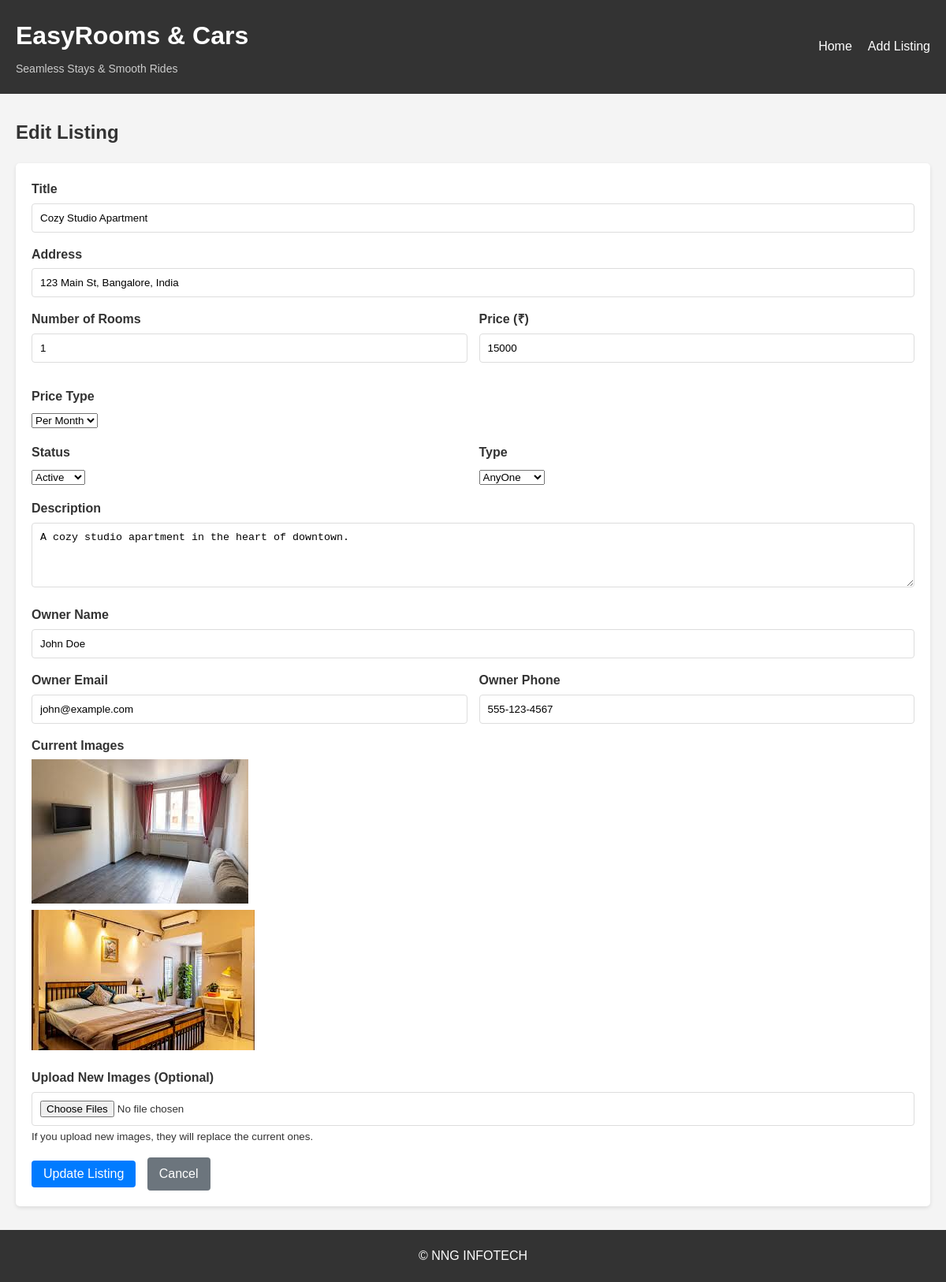
Screenshot of /edit/1 with the database file from the repository.
### app.py (models this page shows)
class Listing(db.Model):
    id = db.Column(db.String(36), primary_key=True)
    title = db.Column(db.String(100), nullable=False)
    address = db.Column(db.String(200), nullable=False)
    rooms = db.Column(db.Integer, nullable=False)
    price = db.Column(db.Integer, nullable=False)
    price_type = db.Column(db.String(10), default='month')  # 'month' or 'day'
    description = db.Column(db.Text, nullable=False)
    owner_name = db.Column(db.String(100), nullable=False)
    owner_email = db.Column(db.String(100), nullable=False)
    owner_phone = db.Column(db.String(20), nullable=False)
    status = db.Column(db.String(20), nullable=False)
    type = db.Column(db.String(20), nullable=False)
    created_at = db.Column(db.DateTime, default=datetime.utcnow)
    updated_at = db.Column(db.DateTime, default=datetime.utcnow, onupdate=datetime.utcnow)
    images = db.relationship('Image', backref='listing', lazy=True, cascade="all, delete-orphan")
    def to_dict(self):
        return {
            'id': self.id,
            'title': self.title,
            'address': self.address,
            'rooms': self.rooms,
            'price': self.price,
            'price_type': self.price_type,
            'description': self.description,
            'owner_name': self.owner_name,
            'owner_email': self.owner_email,
            'owner_phone': self.owner_phone,
            'status': self.status,
            'type': self.type,
            'images': [image.filename for image in self.images]
        }

class Image(db.Model):
    id = db.Column(db.Integer, primary_key=True)
    filename = db.Column(db.String(255), nullable=False)
    listing_id = db.Column(db.String(36), db.ForeignKey('listing.id'), nullable=False)
    created_at = db.Column(db.DateTime, default=datetime.utcnow)

### app.py (the view, shortened to what this page needs)
@app.route('/edit/<listing_id>', methods=['GET', 'POST'])
def edit_listing(listing_id):
    listing = Listing.query.get_or_404(listing_id)
    return render_template('edit_listing.html', listing=listing.to_dict())

### templates/edit_listing.html (shortened to what this page needs)
{% extends 'base.html' %}
{% block content %}
    <h2>Edit Listing</h2>
    <form method="POST" enctype="multipart/form-data" class="listing-form">
        <div class="form-group">
            <label for="title">Title</label>
            <input type="text" id="title" name="title" value="{{ listing.title }}" required>
        </div>
        <div class="form-group">
            <label for="address">Address</label>
            <input type="text" id="address" name="address" value="{{ listing.address }}" required>
        </div>
        <div class="form-row">
            <div class="form-group">
                <label for="rooms">Number of Rooms</label>
                <input type="number" id="rooms" name="rooms" min="0" value="{{ listing.rooms }}" required>
            </div>
            <div class="form-group">
                <label for="price">Price (₹)</label>
                <input type="number" id="price" name="price" min="1" value="{{ listing.price }}" required>
            </div>
            <div class="form-group">
                <label for="price_type">Price Type</label>
                <select id="price_type" name="price_type" required>
                    <option value="month" {% if listing.price_type == 'month' %}selected{% endif %}>Per Month</option>
                </select>
            </div>
        </div>
        <div class="form-row">
            <div class="form-group">
                <label for="status">Status</label>
                <select id="status" name="status" required>
                    <option value="Active" {% if listing.status == 'Active' %}selected{% endif %}>Active</option>
                </select>
            </div>
            <div class="form-group">
                <label for="type">Type</label>
                <select id="type" name="type" required>
                    <option value="AnyOne" {% if listing.type == 'AnyOne' %}selected{% endif %}>AnyOne</option>
                </select>
            </div>
        </div>
        <div class="form-group">
            <label for="description">Description</label>
            <textarea id="description" name="description" rows="4" required>{{ listing.description }}</textarea>
        </div>
        <div class="form-group">
            <label for="owner_name">Owner Name</label>
            <input type="text" id="owner_name" name="owner_name" value="{{ listing.owner_name }}" required>
        </div>
        <div class="form-row">
            <div class="form-group">
                <label for="owner_email">Owner Email</label>
                <input type="email" id="owner_email" name="owner_email" value="{{ listing.owner_email }}" required>
            </div>
            <div class="form-group">
                <label for="owner_phone">Owner Phone</label>
                <input type="tel" id="owner_phone" name="owner_phone" value="{{ listing.owner_phone }}" required>
            </div>
        </div>
        <div class="form-group">
            <label>Current Images</label>
            <div class="current-images">
                {% for image in listing.images %}
                    <div class="current-image">
                        <img src="{{ url_for('static', filename='uploads/' + image) }}" alt="Current image">
                    </div>
                {% endfor %}
            </div>
        </div>
        <div class="form-group">
            <label for="images">Upload New Images (Optional)</label>
            <input type="file" id="images" name="images" accept="image/*" multiple>
            <small>If you upload new images, they will replace the current ones.</small>
        </div>
        <div class="form-actions">
            <button type="submit" class="btn btn-primary">Update Listing</button>
            <a href="{{ url_for('listing_detail', listing_id=listing.id) }}" class="btn btn-secondary">Cancel</a>
        </div>
    </form>
{% endblock %}

### static/css/style.css (style rules this page uses)
* { box-sizing: border-box; margin: 0; padding: 0; }
body { font-family: Arial, sans-serif; line-height: 1.6; color: #333; background-color: #f4f4f4; }
h1, h2, h3 { margin-bottom: 20px; }
a { text-decoration: none; color: #333; }
.btn { display: inline-block; background-color: #007bff; color: #fff; padding: 8px 15px; border: none; border-radius: 4px; cursor: pointer; font-size: 16px; margin-right: 10px; }
.btn-primary { background-color: #007bff; }
.btn-secondary { background-color: #6c757d; }
.listing-form { background-color: #fff; padding: 20px; border-radius: 5px; box-shadow: 0 2px 5px rgba(0, 0, 0, 0.1); margin-bottom: 30px; }
.form-group { margin-bottom: 15px; }
.form-row { display: grid; grid-template-columns: 1fr 1fr; gap: 15px; }
label { display: block; margin-bottom: 5px; font-weight: bold; }
input, textarea { width: 100%; padding: 10px; border: 1px solid #ddd; border-radius: 4px; }

### rows the page displays
Listing: title "Cozy Studio Apartment", address "123 Main St, Bangalore, India", price "15000", price_type "Per Month", status "Active", type "AnyOne", description "A cozy studio apartment in the heart of downtown.", owner_name "John Doe", owner_email "john@example.com", owner_phone "555-123-4567"
Image: filename (picture)
Image: filename (picture)
